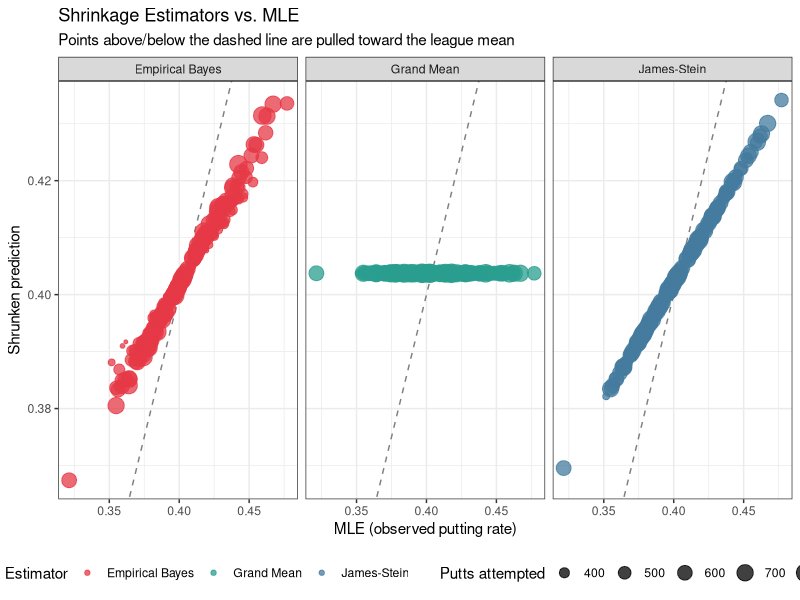
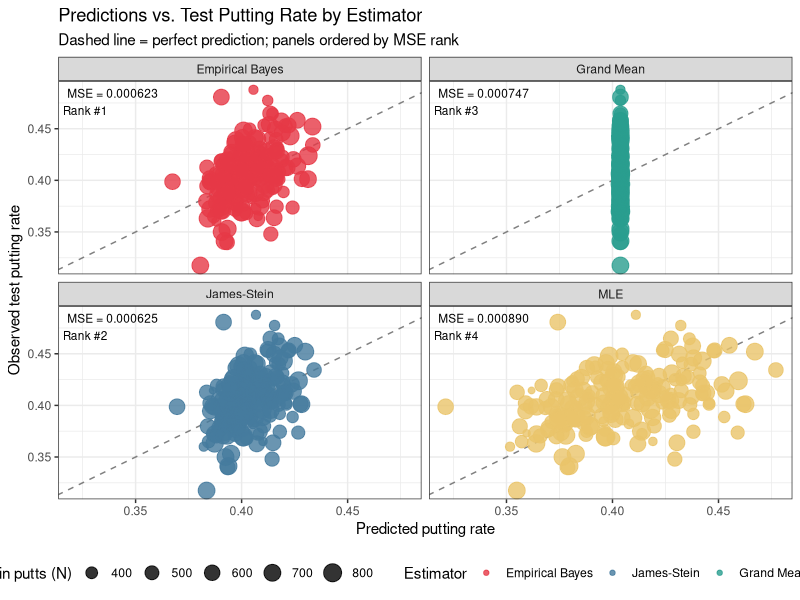
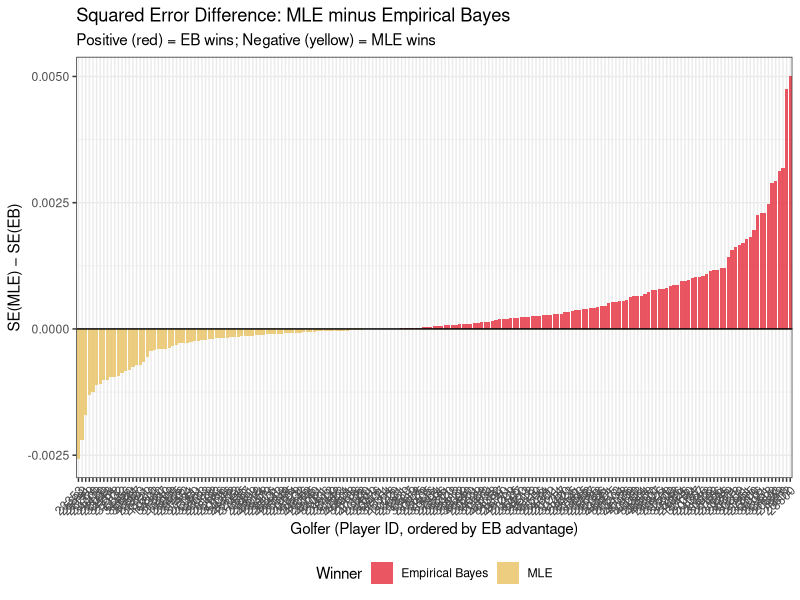
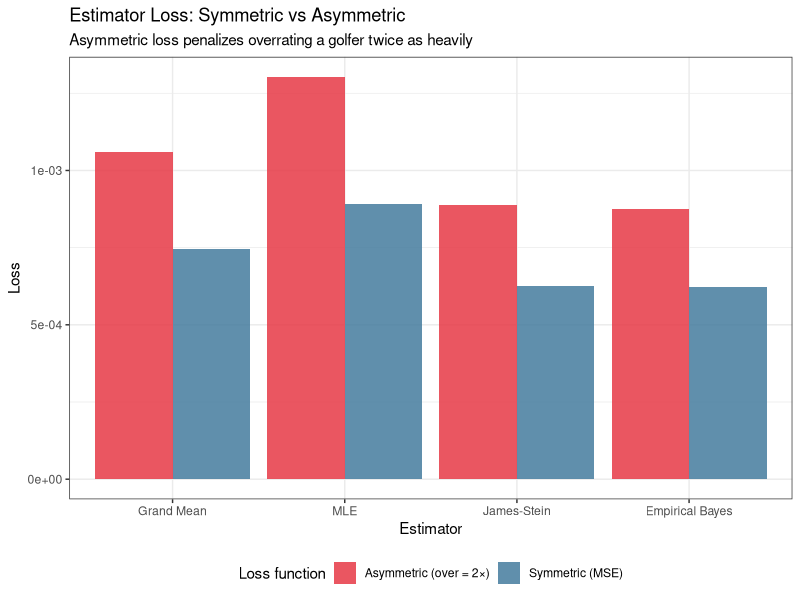

R code for these plots, in order:
#######################
### Authors: RB, JP ###
#######################

#############
### SETUP ###
#############

# install.packages(c("ggplot2", "tidyverse"))
library(ggplot2)
library(tidyverse)

set.seed(13)

########################
### HELPER FUNCTIONS ###
########################

positive_part_js = function(x, sigma2) {
    # Centered shrinkage estimates one dimension through mean(x), so k >= 4.
    center = mean(x)
    spread = sum((x - center)^2)
    shrinkage_factor = max(0, 1 - ((length(x) - 3) * sigma2) / spread)
    center + shrinkage_factor * (x - center)
}

mse = function(truth, prediction) {
    mean((truth - prediction)^2)
}

####################
### GOLF PUTTING ###
####################

putts_train = read_csv("../data/13_putts-train.csv")
putts_test = read_csv("../data/13_putts-test.csv")

mu_hat = with(putts_train, weighted.mean(X, N))
C_hat = mu_hat * (1 - mu_hat)
tau2_hat = max(var(putts_train$X) - mean(C_hat / putts_train$N), 0)
sigma2_common = mean(C_hat / putts_train$N)

predictions = putts_train |>
    mutate(
        mean = mean(X),
        mle = X,
        empirical_bayes = mu_hat +
            tau2_hat / (tau2_hat + C_hat / N) * (X - mu_hat),
        james_stein = positive_part_js(X, sigma2_common)
    ) |>
    mutate(across(c(mean, mle, empirical_bayes, james_stein), ~ pmin(pmax(.x, 0), 1)))






# TODO: compare the four training-data leaderboards.


predictions |>
  select(Player, N, X, mean, mle, empirical_bayes, james_stein) |>
  arrange(desc(X)) |>
  print(n = Inf)

# --- Standardization demo (approximate common-variance approach) ---
# Dividing each deviation (Xi - mu_hat) by sqrt(C_hat / Ni) gives
# approximate Z-scores with unit variance. JS applied to these Z-scores
# uses a single sigma^2 = 1, then predictions are back-transformed.
putts_train_std = putts_train |>
  mutate(
    se_i = sqrt(C_hat / N),
    z_i  = (X - mu_hat) / se_i,
    z_js = positive_part_js(z_i, 1),
    js_standardized = pmin(pmax(mu_hat + z_js * se_i, 0), 1)
  )

cat("\n=== Standardized JS vs Common-Variance JS (first 6 rows) ===\n")
predictions |>
  select(Player, X, james_stein) |>
  left_join(putts_train_std |> select(Player, js_standardized), by = "Player") |>
  head(6) |>
  print()




# TODO: explain the common-variance approximation and a standardization alternative.


##############
### TASK 2 ###
##############

# --- Rank golfers under each estimator ---
rank_by = function(df, col) {
  df |>
    arrange(desc({{ col }})) |>
    mutate(rank = row_number()) |>
    select(rank, Player, {{ col }})
}



# --- Range and SD of predictions ---
pred_spread = predictions |>
  summarise(
    across(c(mean, mle, empirical_bayes, james_stein),
           list(range = ~ max(.x) - min(.x),
                sd    = ~ sd(.x)),
           .names = "{.col}__{.fn}")
  ) |>
  pivot_longer(everything(),
               names_to  = c("estimator", "stat"),
               names_sep = "__") |>
  pivot_wider(names_from = stat, values_from = value)

cat("\n=== Spread of Predictions ===\n")
print(pred_spread)

# --- Top and bottom 5 per estimator ---
top_bottom = function(df, col, label) {
  ranked = df |> arrange(desc({{ col }})) |>
    mutate(rank = row_number()) |>
    select(rank, Player, N, value = {{ col }})
  cat(sprintf("\n--- %s ---\n", label))
  cat("Top 5:\n");    print(head(ranked, 5))
  cat("Bottom 5:\n"); print(tail(ranked, 5))
}

top_bottom(predictions, mean,           "Grand Mean")
top_bottom(predictions, mle,            "MLE")
top_bottom(predictions, empirical_bayes,"Empirical Bayes")
top_bottom(predictions, james_stein,    "James-Stein")

# --- Movement from MLE ---
movement = predictions |>
  mutate(
    move_mean = abs(mean           - mle),
    move_eb   = abs(empirical_bayes - mle),
    move_js   = abs(james_stein    - mle)
  ) |>
  summarise(
    avg_move_mean = mean(move_mean),
    avg_move_eb   = mean(move_eb),
    avg_move_js   = mean(move_js),
    max_move_mean = max(move_mean),
    max_move_eb   = max(move_eb),
    max_move_js   = max(move_js)
  )

cat("\n=== Average and Max Movement from MLE ===\n")
print(movement)

# --- Plot: predictions vs MLE for all methods ---
predictions_long = predictions |>
  select(Player, N, mle, empirical_bayes, james_stein, mean) |>
  pivot_longer(c(empirical_bayes, james_stein, mean),
               names_to  = "estimator",
               values_to = "prediction") |>
  mutate(estimator = recode(estimator,
                            empirical_bayes = "Empirical Bayes",
                            james_stein     = "James-Stein",
                            mean            = "Grand Mean"
  ))

ggplot(predictions_long, aes(x = mle, y = prediction, color = estimator)) +
  geom_abline(slope = 1, intercept = 0, linetype = "dashed", color = "grey50") +
  geom_point(aes(size = N), alpha = 0.75) +
  facet_wrap(~ estimator) +
  scale_color_manual(values = c("Empirical Bayes" = "#E63946",
                                "James-Stein"     = "#457B9D",
                                "Grand Mean"      = "#2A9D8F")) +
  labs(
    title    = "Shrinkage Estimators vs. MLE",
    subtitle = "Points above/below the dashed line are pulled toward the league mean",
    x        = "MLE (observed putting rate)",
    y        = "Shrunken prediction",
    size     = "Putts attempted",
    color    = "Estimator"
  ) +
  theme_bw() +
  theme(legend.position = "bottom")



# TODO: join putts_test only when ready to evaluate.

##############
### TASK 3 ###
##############

# --- Join test outcomes ---
results = predictions |>
  select(Player, N, X, mean, mle, empirical_bayes, james_stein) |>
  left_join(putts_test |> select(Player, X_test = X), by = "Player")

# --- Compute MSE for each estimator ---
mse_table = tibble(
  estimator = c("Grand Mean", "MLE", "Empirical Bayes", "James-Stein"),
  MSE = c(
    mse(results$X_test, results$mean),
    mse(results$X_test, results$mle),
    mse(results$X_test, results$empirical_bayes),
    mse(results$X_test, results$james_stein)
  )
) |> arrange(MSE) |>
  mutate(rank = row_number(),
         MSE  = round(MSE, 8))

cat("=== MSE Rankings ===\n")
print(mse_table)

# --- Plot: predictions vs test performance ---
results_long = results |>
  pivot_longer(c(mean, mle, empirical_bayes, james_stein),
               names_to  = "estimator",
               values_to = "prediction") |>
  mutate(estimator = recode(estimator,
                            mean            = "Grand Mean",
                            mle             = "MLE",
                            empirical_bayes = "Empirical Bayes",
                            james_stein     = "James-Stein"
  ),
  estimator = factor(estimator,
                     levels = mse_table$estimator  # order panels by MSE rank
  ))

# add MSE label for each facet
mse_labels = mse_table |>
  mutate(label = sprintf("MSE = %.6f\nRank #%d", MSE, rank))

ggplot(results_long, aes(x = prediction, y = X_test)) +
  geom_abline(slope = 1, intercept = 0, linetype = "dashed", color = "grey50") +
  geom_point(aes(size = N, color = estimator), alpha = 0.8) +
  geom_text(data = mse_labels,
            aes(label = label),
            x = -Inf, y = Inf,
            hjust = -0.1, vjust = 1.3,
            size = 3, inherit.aes = FALSE) +
  facet_wrap(~ estimator, nrow = 2) +
  scale_color_manual(values = c(
    "Grand Mean"      = "#2A9D8F",
    "MLE"             = "#E9C46A",
    "Empirical Bayes" = "#E63946",
    "James-Stein"     = "#457B9D"
  )) +
  scale_size_continuous(range = c(2, 6)) +
  labs(
    title    = "Predictions vs. Test Putting Rate by Estimator",
    subtitle = "Dashed line = perfect prediction; panels ordered by MSE rank",
    x        = "Predicted putting rate",
    y        = "Observed test putting rate",
    size     = "Train putts (N)",
    color    = "Estimator"
  ) +
  theme_bw() +
  theme(legend.position = "bottom")


# TODO: compare overall MSE and golfer-level squared errors.


##############
### TASK 4 ###
##############

# --- Squared error per golfer: MLE vs best shrinkage estimator ---
# Use empirical_bayes as best shrinkage (lowest MSE from Task 3)
se_comparison = results |>
  mutate(
    se_mle = (X_test - mle)^2,
    se_eb  = (X_test - empirical_bayes)^2,
    winner = if_else(se_eb < se_mle, "Empirical Bayes", "MLE"),
    se_diff = se_mle - se_eb   # positive = EB wins, negative = MLE wins
  ) |>
  arrange(se_diff)

cat("=== Golfer-Level Winner Tally ===\n")
print(count(se_comparison, winner))

cat("\n=== Golfers where MLE beats EB ===\n")
se_comparison |>
  filter(winner == "MLE") |>
  select(Player, N, X, X_test, mle, empirical_bayes, se_mle, se_eb) |>
  print()

# --- Plot: squared error by golfer, colored by winner ---
se_long = se_comparison |>
  select(Player, N, se_mle, se_eb, winner, se_diff) |>
  pivot_longer(c(se_mle, se_eb),
               names_to  = "estimator",
               values_to = "sq_error") |>
  mutate(estimator = recode(estimator,
                            se_mle = "MLE",
                            se_eb  = "Empirical Bayes"
  ))

ggplot(se_comparison, aes(x = reorder(factor(Player), se_diff),
                          y = se_diff, fill = winner)) +
  geom_col(alpha = 0.85) +
  geom_hline(yintercept = 0, linewidth = 0.5) +
  scale_fill_manual(values = c("Empirical Bayes" = "#E63946",
                               "MLE"             = "#E9C46A")) +
  labs(
    title    = "Squared Error Difference: MLE minus Empirical Bayes",
    subtitle = "Positive (red) = EB wins; Negative (yellow) = MLE wins",
    x        = "Golfer (Player ID, ordered by EB advantage)",
    y        = "SE(MLE) − SE(EB)",
    fill     = "Winner"
  ) +
  theme_bw() +
  theme(axis.text.x = element_text(angle = 45, hjust = 1),
        legend.position = "bottom")

##############
### TASK 5 ###
##############

# --- Asymmetric loss: overrating twice as costly as underrating ---
# overrating:  prediction > truth  → prediction was too high → loss = 2 * (pred - truth)^2
# underrating: prediction <= truth → prediction was too low  → loss = 1 * (truth - pred)^2
asym_loss = function(truth, prediction) {
  error = prediction - truth
  penalty = if_else(error > 0, 2, 1)
  mean(penalty * error^2)
}

asym_table = tibble(
  estimator = c("Grand Mean", "MLE", "Empirical Bayes", "James-Stein"),
  MSE_symmetric = c(
    mse(results$X_test, results$mean),
    mse(results$X_test, results$mle),
    mse(results$X_test, results$empirical_bayes),
    mse(results$X_test, results$james_stein)
  ),
  Loss_asymmetric = c(
    asym_loss(results$X_test, results$mean),
    asym_loss(results$X_test, results$mle),
    asym_loss(results$X_test, results$empirical_bayes),
    asym_loss(results$X_test, results$james_stein)
  )
) |>
  mutate(
    rank_sym  = rank(MSE_symmetric),
    rank_asym = rank(Loss_asymmetric)
  ) |>
  arrange(Loss_asymmetric)

cat("=== Symmetric vs Asymmetric Loss Rankings ===\n")
print(asym_table)

# --- Plot: symmetric vs asymmetric loss side by side ---
asym_long = asym_table |>
  select(estimator, MSE_symmetric, Loss_asymmetric) |>
  pivot_longer(c(MSE_symmetric, Loss_asymmetric),
               names_to  = "loss_type",
               values_to = "loss") |>
  mutate(
    loss_type = recode(loss_type,
                       MSE_symmetric   = "Symmetric (MSE)",
                       Loss_asymmetric = "Asymmetric (over = 2×)"
    ),
    estimator = factor(estimator,
                       levels = c("Grand Mean", "MLE", "James-Stein", "Empirical Bayes"))
  )

ggplot(asym_long, aes(x = estimator, y = loss, fill = loss_type)) +
  geom_col(position = "dodge", alpha = 0.85) +
  scale_fill_manual(values = c("Symmetric (MSE)"       = "#457B9D",
                               "Asymmetric (over = 2×)" = "#E63946")) +
  labs(
    title    = "Estimator Loss: Symmetric vs Asymmetric",
    subtitle = "Asymmetric loss penalizes overrating a golfer twice as heavily",
    x        = "Estimator",
    y        = "Loss",
    fill     = "Loss function"
  ) +
  theme_bw() +
  theme(legend.position = "bottom")


#test
